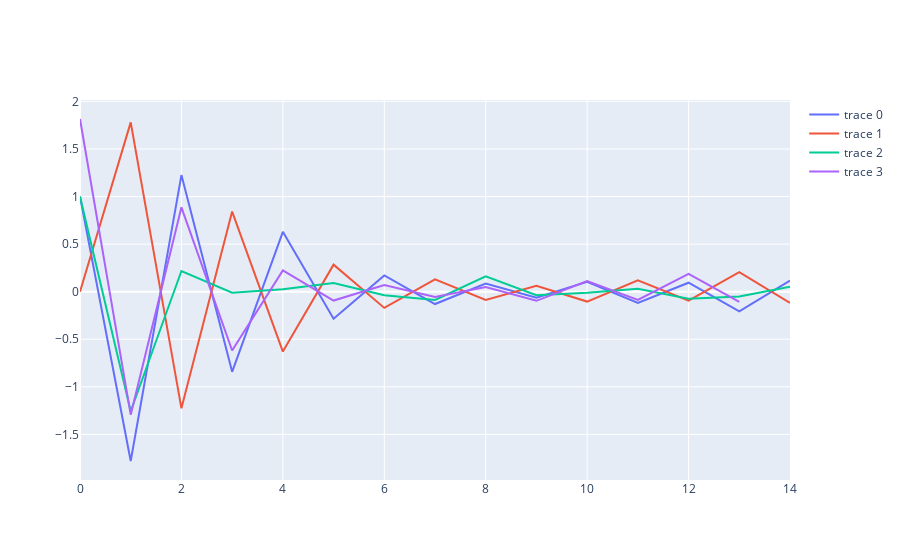

This figure's notebook cell:
### Code cell
fig = go.Figure()
fig.add_trace(go.Scatter(y=a, mode="lines", showlegend=True))
fig.add_trace(go.Scatter(y=b, mode="lines", showlegend=True))
fig.add_trace(go.Scatter(y=A, mode="lines", showlegend=True))
fig.add_trace(go.Scatter(y=predlin(X)[::-1], mode="lines", showlegend=True))
fig.show()

### Figure 1 — Plotly figure (JSON) as saved in the notebook; plotly's stock layout.template omitted (floating-point values rounded to 4 significant figures)
{"data": [{"mode": "lines", "showlegend": true, "type": "scatter", "y": [1, -1.78, 1.226, -0.8422, 0.6295, -0.2842, 0.1705, -0.13, 0.08626, -0.06238, 0.1039, -0.1194, 0.09418, -0.2064, 0.1176]}, {"mode": "lines", "showlegend": true, "type": "scatter", "y": [0, 1.78, -1.226, 0.8422, -0.6295, 0.2842, -0.1705, 0.13, -0.08626, 0.06238, -0.1039, 0.1194, -0.09418, 0.2064, -0.1176]}, {"mode": "lines", "showlegend": true, "type": "scatter", "y": [1, -1.257, 0.2172, -0.011, 0.02637, 0.09044, -0.03797, -0.08684, 0.1613, -0.03671, -0.01111, 0.03076, -0.07425, -0.05145, 0.05095]}, {"mode": "lines", "showlegend": true, "type": "scatter", "y": [1.815, -1.292, 0.8867, -0.618, 0.2235, -0.09342, 0.07111, -0.05463, 0.04881, -0.09595, 0.1126, -0.08592, 0.1876, -0.1083]}], "layout": {}}
